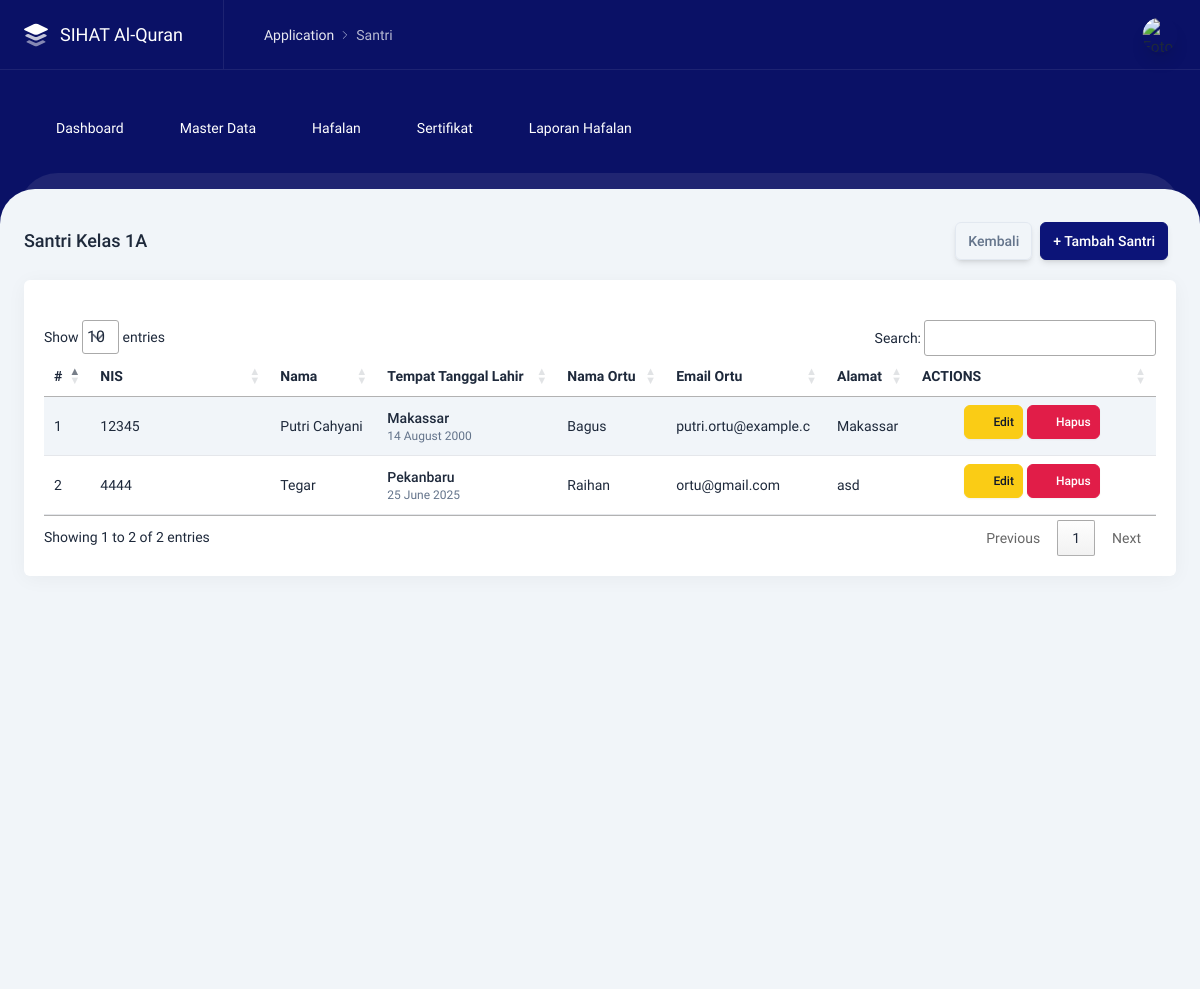
/admin/santri?kelas=1A (signed in), run on the app's committed database.
### tables this page shows
CREATE TABLE `tb_santri` (
  `id` bigint UNSIGNED NOT NULL,
  `nis` varchar(20) NOT NULL,
  `kelas` varchar(255) NOT NULL,
  `nama` varchar(255) NOT NULL,
  `tempatlahir` varchar(255) NOT NULL,
  `tanggallahir` varchar(255) NOT NULL,
  `nama_ortu` varchar(255) NOT NULL,
  `email_ortu` varchar(20) NOT NULL,
  `alamat` varchar(255) NOT NULL,
  `created_at` varchar(40) DEFAULT NULL,
  `updated_at` varchar(40) DEFAULT NULL
);

### admin/santri.php (the view, shortened to what this page needs)
<?php
$kelas = $_GET["kelas"];
$title = 'Santri';
$title2 = $title. ' Kelas '. $kelas;
include 'layouts/header.php';
include 'layouts/navbar.php';
?>
<div class="content content--top-nav">
    <div class="intro-y flex flex-col sm:flex-row items-center mt-8">
        <h2 class="text-lg font-medium mr-auto"><?= $title2 ?> </h2>
        <div class="w-full sm:w-auto flex mt-4 sm:mt-0">
            <a href="kelas" class="btn btn-outline-secondary shadow-md mr-2">Kembali</a>
        </div>
        <div class="w-full sm:w-auto flex mt-4 sm:mt-0">
            <a href="javascript:;" data-tw-toggle="modal" data-tw-target="#tambah-santri"
                class="btn btn-primary shadow-md mr-2">+ Tambah Santri</a>
        </div>
    </div>
    <div class="intro-y box p-5 mt-5">
        <div class="card">
            <br>
            <div class="overflow-x-auto">
                <table id="example" class="table table-striped">
                    <thead>
                        <tr>
                            <th class="whitespace-nowrap">#</th>
                            <th class="whitespace-nowrap">NIS</th>
                            <th class="whitespace-nowrap">Nama</th>
                            <th class="whitespace-nowrap">Tempat Tanggal Lahir</th>
                            <th class="whitespace-nowrap">Nama Ortu</th>
                            <th class="whitespace-nowrap">Email Ortu</th>
                            <th class="whitespace-nowrap">Alamat</th>
                            <th class="whitespace-nowrap">ACTIONS</th>
                        </tr>
                    </thead>
                    <tbody>
                        <?php
                        $nomor_urut = 1;
                        $query = $koneksi->query("SELECT * FROM tb_santri WHERE kelas = '$kelas' ORDER BY updated_at DESC");
                        $data_santri = $query->fetch_all(MYSQLI_ASSOC);
                        if (empty($data_santri)) {
                            echo "<strong> Data santri belum ada. </strong>";
                        } else {
                        foreach ($query as $data) : ?>
                        <tr class="intro-x">
                            <td>
                                <?= $nomor_urut ?>
                            </td>
                            <td class="w-40"><?= $data['nis'] ?></td>
                            <td><?= $data['nama'] ?></td>
                            <td>
                                <a href="" class="font-medium whitespace-nowrap"><?= $data['tempatlahir'] ?></a>
                                <div class="text-slate-500 text-xs whitespace-nowrap">
                                    <?= date('d F Y', strtotime($data['tanggallahir'])) ?>
                                </div>
                            </td>
                            <td><?= $data['nama_ortu'] ?></td>
                            <td><?= $data['email_ortu'] ?></td>
                            <td><?= $data['alamat'] ?></td>
                            <td class="table-report__action w-56">
                                <div class="flex justify-center items-center">
                                    <a href="javascript:;" data-tw-toggle="modal"
                                        data-tw-target="#edit-santri<?=$data['id']?>"
                                        class="btn btn-warning btn-sm mr-1 mb-2"><i data-lucide="edit"
                                            class="w-5 h-5"></i> Edit</a>
                                    <a href="javascript:;" data-tw-toggle="modal" data-tw-target="#delete-modal-preview<?= $data['id']?>"
                                        class="btn btn-danger btn-sm mr-1 mb-2"><i data-lucide="trash"
                                            class="w-5 h-5"></i> Hapus</a>
                                </div>
                            </td>
                        </tr>
                        <?php $nomor_urut++; endforeach; ?>
                        <?php } ?>
                    </tbody>
                </table>
            </div>
        </div>
    </div>
</div>
<?php
include 'layouts/footer.php';
?>

### data on the page
tb_santri: nis "12345", nama "Putri Cahyani", tempatlahir "Makassar", tanggallahir "14 August 2000", nama_ortu "Bagus", email_ortu "putri.ortu@example.c", alamat "Makassar"
tb_santri: nis "4444", nama "Tegar", tempatlahir "Pekanbaru", tanggallahir "25 June 2025", nama_ortu "Raihan", email_ortu "ortu@gmail.com", alamat "asd"

### other printed values
$title "Santri"
$title2 "Santri Kelas 1A"
